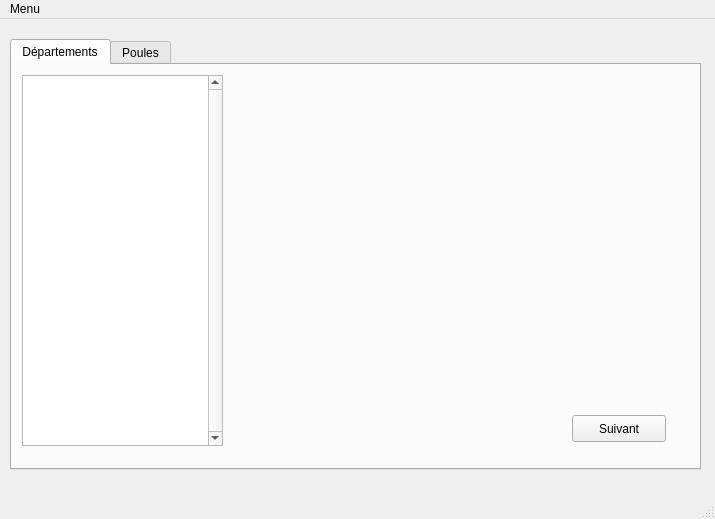
<?xml version="1.0" encoding="UTF-8"?>
<ui version="4.0">
 <class>MainWindow</class>
 <widget class="QMainWindow" name="MainWindow">
  <property name="geometry">
   <rect>
    <x>0</x>
    <y>0</y>
    <width>715</width>
    <height>519</height>
   </rect>
  </property>
  <property name="windowTitle">
   <string>MainWindow</string>
  </property>
  <widget class="QWidget" name="centralwidget">
   <widget class="QTabWidget" name="tabWidget">
    <property name="enabled">
     <bool>true</bool>
    </property>
    <property name="geometry">
     <rect>
      <x>10</x>
      <y>20</y>
      <width>691</width>
      <height>431</height>
     </rect>
    </property>
    <property name="sizePolicy">
     <sizepolicy hsizetype="Expanding" vsizetype="Expanding">
      <horstretch>0</horstretch>
      <verstretch>0</verstretch>
     </sizepolicy>
    </property>
    <property name="autoFillBackground">
     <bool>true</bool>
    </property>
    <property name="currentIndex">
     <number>0</number>
    </property>
    <widget class="QWidget" name="tabDept">
     <attribute name="title">
      <string>Départements</string>
     </attribute>
     <widget class="QListView" name="lbDept">
      <property name="geometry">
       <rect>
        <x>10</x>
        <y>10</y>
        <width>201</width>
        <height>371</height>
       </rect>
      </property>
      <property name="verticalScrollBarPolicy">
       <enum>Qt::ScrollBarAlwaysOn</enum>
      </property>
     </widget>
     <widget class="QPushButton" name="btnNext">
      <property name="geometry">
       <rect>
        <x>560</x>
        <y>350</y>
        <width>94</width>
        <height>27</height>
       </rect>
      </property>
      <property name="text">
       <string>Suivant</string>
      </property>
     </widget>
    </widget>
    <widget class="QWidget" name="tab_2">
     <attribute name="title">
      <string>Poules</string>
     </attribute>
    </widget>
   </widget>
  </widget>
  <widget class="QMenuBar" name="menubar">
   <property name="geometry">
    <rect>
     <x>0</x>
     <y>0</y>
     <width>715</width>
     <height>27</height>
    </rect>
   </property>
   <widget class="QMenu" name="menuMenu">
    <property name="title">
     <string>Menu</string>
    </property>
   </widget>
   <addaction name="menuMenu"/>
  </widget>
  <widget class="QStatusBar" name="statusbar"/>
 </widget>
 <resources/>
 <connections>
  <connection>
   <sender>menubar</sender>
   <signal>triggered(QAction*)</signal>
   <receiver>MainWindow</receiver>
   <slot>menuClick()</slot>
   <hints>
    <hint type="sourcelabel">
     <x>28</x>
     <y>14</y>
    </hint>
    <hint type="destinationlabel">
     <x>52</x>
     <y>51</y>
    </hint>
   </hints>
  </connection>
  <connection>
   <sender>btnNext</sender>
   <signal>clicked()</signal>
   <receiver>MainWindow</receiver>
   <slot>btnNextClick()</slot>
   <hints>
    <hint type="sourcelabel">
     <x>614</x>
     <y>435</y>
    </hint>
    <hint type="destinationlabel">
     <x>557</x>
     <y>373</y>
    </hint>
   </hints>
  </connection>
  <connection>
   <sender>lbDept</sender>
   <signal>doubleClicked(QModelIndex)</signal>
   <receiver>MainWindow</receiver>
   <slot>lbClick()</slot>
   <hints>
    <hint type="sourcelabel">
     <x>144</x>
     <y>172</y>
    </hint>
    <hint type="destinationlabel">
     <x>202</x>
     <y>310</y>
    </hint>
   </hints>
  </connection>
 </connections>
 <slots>
  <slot>menuClick()</slot>
  <slot>btnNextClick()</slot>
  <slot>lbClick()</slot>
 </slots>
</ui>
